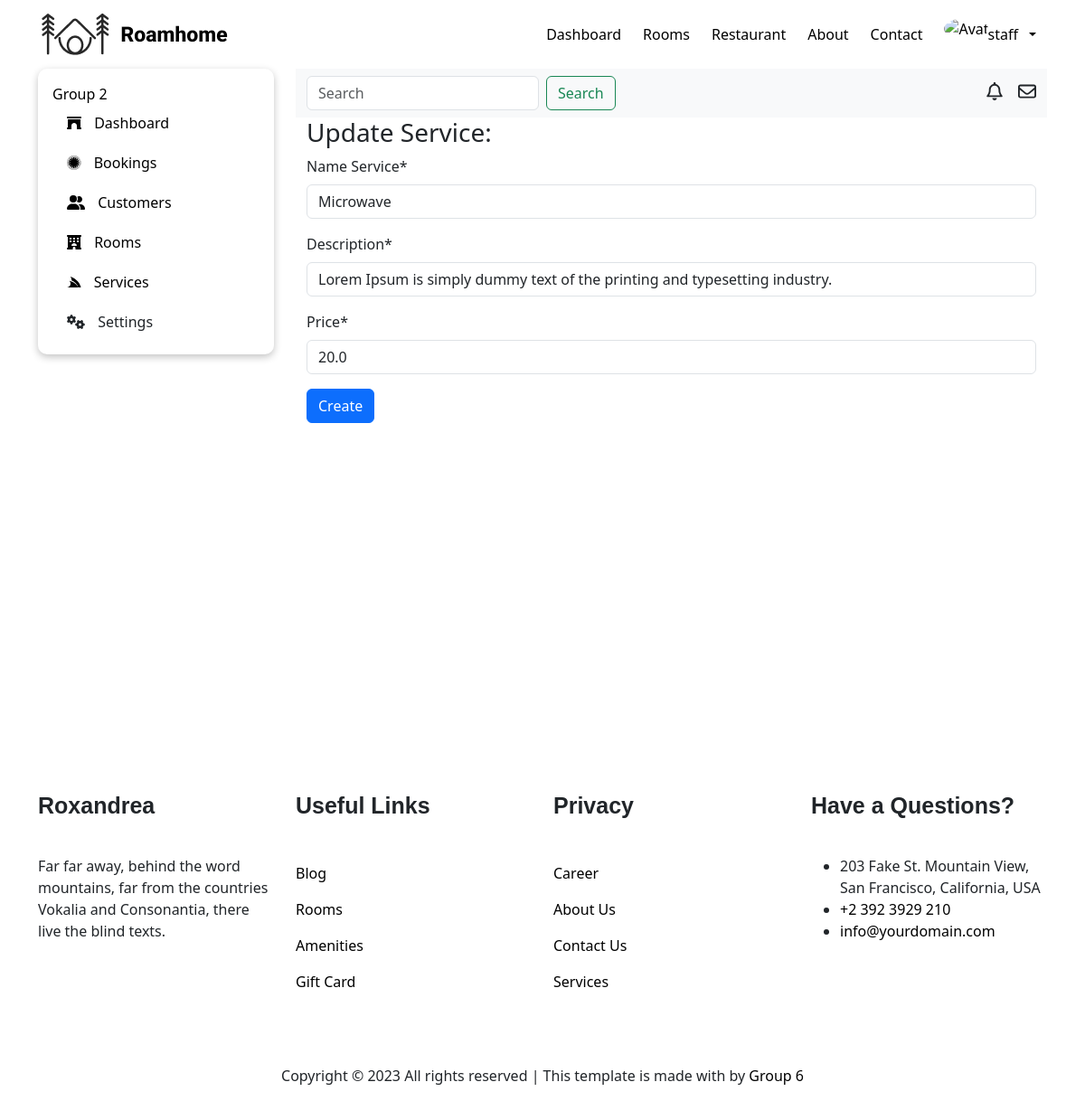
Screenshot of /wp-admin/services/1 (signed in) with the database file from the repository.
### user/models.py (models this page shows, shortened)
class User(AbstractBaseUser, PermissionsMixin):
    class Meta:
        db_table = 'user'
    username = models.CharField(max_length=20, unique=True)
    email = models.EmailField(_('email address'), unique=True)
    role = models.CharField(max_length=10, choices=Roles.choices, default=Roles.USER)
    is_staff = models.BooleanField(default=False)
    created_at = models.DateTimeField(auto_now_add=True)
    updated_at = models.DateTimeField(auto_now=True)
    status = models.BooleanField(default=True)
    objects = CustomUserManager()
    USERNAME_FIELD = 'username'
    REQUIRED_FIELDS = ['email']

### room/models.py (models this page shows, shortened)
class Service(models.Model):
    class Meta:
        db_table = 'service'
    name = models.CharField(max_length=100)
    description = models.TextField()
    price = models.FloatField()
    created_at = models.DateTimeField(auto_now_add=True)
    updated_at = models.DateTimeField(auto_now=True)
    status = models.BooleanField(default=True)

### manager/views.py (the view)
# urls.py: path('services/<int:id>', manager.updateAService, name='update-service'),
@login_required(login_url='login')
@user_passes_test(lambda user: user.role == 'STAFF', login_url='home')
def updateAService(request, id):
    service = get_object_or_404(Service, pk=id)
    if request.method == 'POST':
        form = ServiceForm(request.POST)
        if form.is_valid():
            service.name = form.cleaned_data['name']
            service.description = form.cleaned_data['description']
            service.price = form.cleaned_data['price']
            service.save()
            return redirect('services')
    else:
        form = ServiceForm(initial={ 'name': service.name, 'description': service.description, 'price': service.price })
    return render(request, 'manager/pages/services/update-service.html', { 'form': form })

### manager/forms.py
class ServiceForm(forms.Form):
    name = forms.CharField(label='Name Service', max_length=50)
    description = forms.CharField(label='Description', max_length=200)
    price = forms.DecimalField(label='Price')

### manager/templates/manager/pages/services/update-service.html (shortened to what this page needs)
{% extends 'manager/pages/dashboard.html' %}
{% load crispy_forms_tags %}
{% block dashboard_section %}
<main>
    <div class="container">
        <h3>Update Service: </h3>
        <form action="" method="POST">
            {{ form|crispy }}
            <div>
                <button type="submit" class="btn btn-primary">Create</button>
            </div>
        </form>
    </div>
</main>
{% endblock %}

### manager/templates/manager/components/header.html (shortened to what this page needs)
{% load static %}
<header>
    <nav class="navbar navbar-expand-lg">
        <div class="container">
            <a class="navbar-brand" href="/">
                <img src="{% static 'manager/images/logo.png' %}" alt="Logo">
            </a>
            <div class="collapse navbar-collapse" id="navbarNav">
                <ul class="navbar-nav me-auto mb-2 mb-lg-0">
                    {% if user.is_authenticated and user.role == 'STAFF' %}
                        <li class="nav-item">
                            <a class="nav-link active" aria-current="page" href="{% url 'dashboard' %}"
                                >Dashboard</a
                            >
                        </li>
                    {% else %}
                    <li class="nav-item">
                        <a class="nav-link {% if request.path == '/'%}nav-active{% endif %}" aria-current="page" href="/"
                            >Home</a
                        >
                    </li>
                    {% endif %}
                    <li class="nav-item">
                        <a
                            class="nav-link {% if request.path == '/rooms/'%}nav-active{% endif %}"
                            aria-current="page"
                            href="{% url 'all-rooms' %}"
                            >Rooms</a
                        >
                    </li>
                    <li class="nav-item">
                        <a class="nav-link" aria-current="page" href="#"
                            >Restaurant</a
                        >
                    </li>
                    <li class="nav-item">
                        <a class="nav-link {% if request.path == '/about/'%}nav-active{% endif %}" aria-current="page" href="{% url 'about' %}"
                            >About</a
                        >
                    </li>
                    <li class="nav-item">
                        <a class="nav-link {% if request.path == '/contact/'%}nav-active{% endif %}" aria-current="page" href="#"
                            >Contact</a
                        >
                    </li>
                </ul>
                <div class="d-flex gap-2">
                    {% if user.is_authenticated %}
                    <div
                        class="collapse navbar-collapse"
                        id="navbarNavDropdown"
                    >
                        <ul class="navbar-nav">
                            <li class="nav-item dropdown">
                                <a
                                    class="nav-link d-flex gap-2 align-items-center dropdown-toggle"
                                    href="#"
                                    role="button"
                                    data-bs-toggle="dropdown"
                                    aria-expanded="false"
                                >
                                    <div class="wrapper-avatar">
                                        <img
                                            src="https://images.unsplash.com/photo-1576266076037-1c6bd988abf8?q=80&w=1935&auto=format&fit=crop&ixlib=rb-4.0.3&ixid=M3wxMjA3fDB8MHxwaG90by1wYWdlfHx8fGVufDB8fHx8fA%3D%3D"
                                            alt="Avatar"
                                        />
                                    </div>
                                    <div>{{ user.username }}</div>
                                </a>
                            </li>
                        </ul>
                    </div>
                    {% endif %}
                </div>
            </div>
        </div>
    </nav>
</header>

### manager/static/manager/css/global.css (style rules this page uses)
body { height: 100vh; }

### manager/static/manager/css/header.css (style rules this page uses)
.navbar-collapse { flex-grow: 0 ; }
.nav-link { color: black; padding: 6px 12px !important; transition: .3s; }
.wrapper-avatar { width: 40px; height: 40px; }
.wrapper-avatar > img { width: 100%; height: 100%; border-radius: 50%; }

### manager/static/manager/css/footer.css (style rules this page uses)
a { color: black; text-decoration: none; }

### rows the page displays
User: username "staff"
Service: name "Microwave", description "Lorem Ipsum is simply dummy text of the printing and typesetting industry.", price "20.0"
